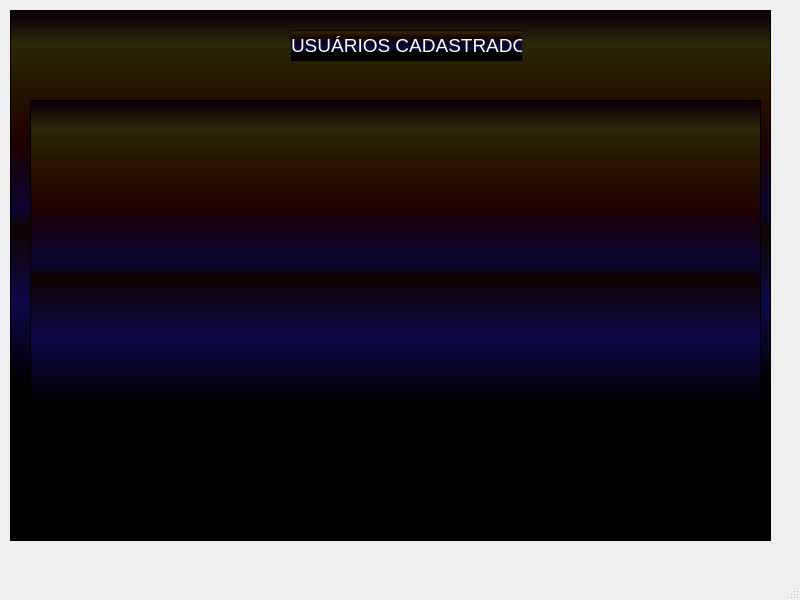
<?xml version="1.0" encoding="UTF-8"?>
<ui version="4.0">
 <class>MainWindow</class>
 <widget class="QMainWindow" name="MainWindow">
  <property name="geometry">
   <rect>
    <x>0</x>
    <y>0</y>
    <width>800</width>
    <height>600</height>
   </rect>
  </property>
  <property name="windowTitle">
   <string>MainWindow</string>
  </property>
  <widget class="QWidget" name="centralwidget">
   <widget class="QFrame" name="frame">
    <property name="geometry">
     <rect>
      <x>10</x>
      <y>10</y>
      <width>761</width>
      <height>531</height>
     </rect>
    </property>
    <property name="styleSheet">
     <string notr="true">background-color: qlineargradient(spread:pad, x1:0, y1:1, x2:0, y2:0, stop:0.295455 rgba(0, 0, 0, 255), stop:0.448864 rgba(14, 8, 73, 255), stop:0.585227 rgba(14, 4, 0, 255), stop:0.625 rgba(9, 5, 48, 255), stop:0.75 rgba(30, 1, 1, 255), stop:0.86 rgba(39, 21, 0, 255), stop:0.935 rgba(41, 40, 9, 255), stop:0.988636 rgba(14, 1, 9, 255));</string>
    </property>
    <property name="frameShape">
     <enum>QFrame::StyledPanel</enum>
    </property>
    <property name="frameShadow">
     <enum>QFrame::Raised</enum>
    </property>
    <widget class="QLabel" name="label">
     <property name="geometry">
      <rect>
       <x>281</x>
       <y>20</y>
       <width>231</width>
       <height>31</height>
      </rect>
     </property>
     <property name="font">
      <font>
       <pointsize>14</pointsize>
      </font>
     </property>
     <property name="styleSheet">
      <string notr="true">color: rgb(252, 252, 252);</string>
     </property>
     <property name="text">
      <string>USUÁRIOS CADASTRADOS</string>
     </property>
    </widget>
    <widget class="QTableWidget" name="tableWidget">
     <property name="geometry">
      <rect>
       <x>20</x>
       <y>90</y>
       <width>731</width>
       <height>431</height>
      </rect>
     </property>
    </widget>
   </widget>
  </widget>
  <widget class="QMenuBar" name="menubar">
   <property name="geometry">
    <rect>
     <x>0</x>
     <y>0</y>
     <width>800</width>
     <height>21</height>
    </rect>
   </property>
  </widget>
  <widget class="QStatusBar" name="statusbar"/>
 </widget>
 <resources/>
 <connections/>
</ui>
